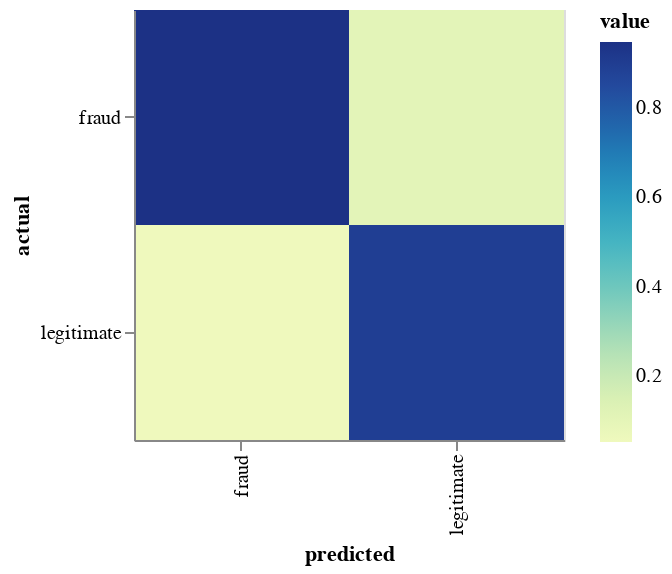

Write notebook code for a chart like this one.
### Markdown cell above
The report shows that the model is performing okay, but is much better at identifying legitimate transactions than fraudulent ones. 

We can visualise these accuracy of classifications in a confusion matrix.

### Code cell
from mlworkflows import plot
df, chart = plot.binary_confusion_matrix(test["label"], predictions)
chart

### Figure 1 — Vega-Lite specification as saved in the notebook (floating-point values rounded to 4 significant figures)
{"config": {"view": {"continuousWidth": 400, "continuousHeight": 300}}, "data": {"name": "data-540b05b1ea78c4de086c761d86ebc412"}, "mark": "rect", "encoding": {"color": {"type": "quantitative", "field": "value"}, "tooltip": [{"type": "quantitative", "field": "raw_count"}], "x": {"type": "ordinal", "field": "predicted"}, "y": {"type": "ordinal", "field": "actual"}}, "height": 215, "width": 215, "$schema": "https://vega.github.io/schema/vega-lite/v4.0.0.json", "datasets": {"data-540b05b1ea78c4de086c761d86ebc412": [{"predicted": "fraud", "actual": "fraud", "raw_count": 1370, "value": 0.9468}, {"predicted": "fraud", "actual": "legitimate", "raw_count": 77, "value": 0.05321}, {"predicted": "legitimate", "actual": "fraud", "raw_count": 7800, "value": 0.1057}, {"predicted": "legitimate", "actual": "legitimate", "raw_count": 65959, "value": 0.8943}]}}
